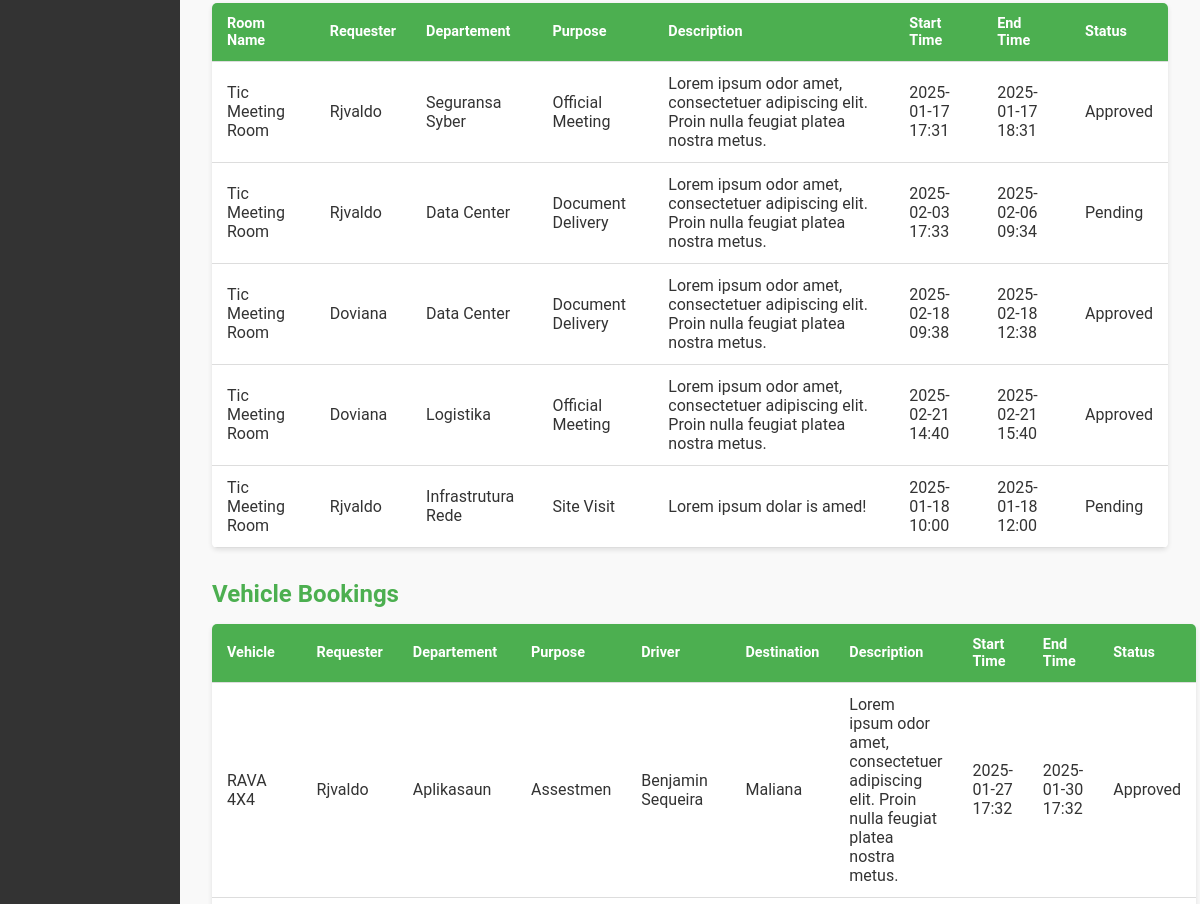
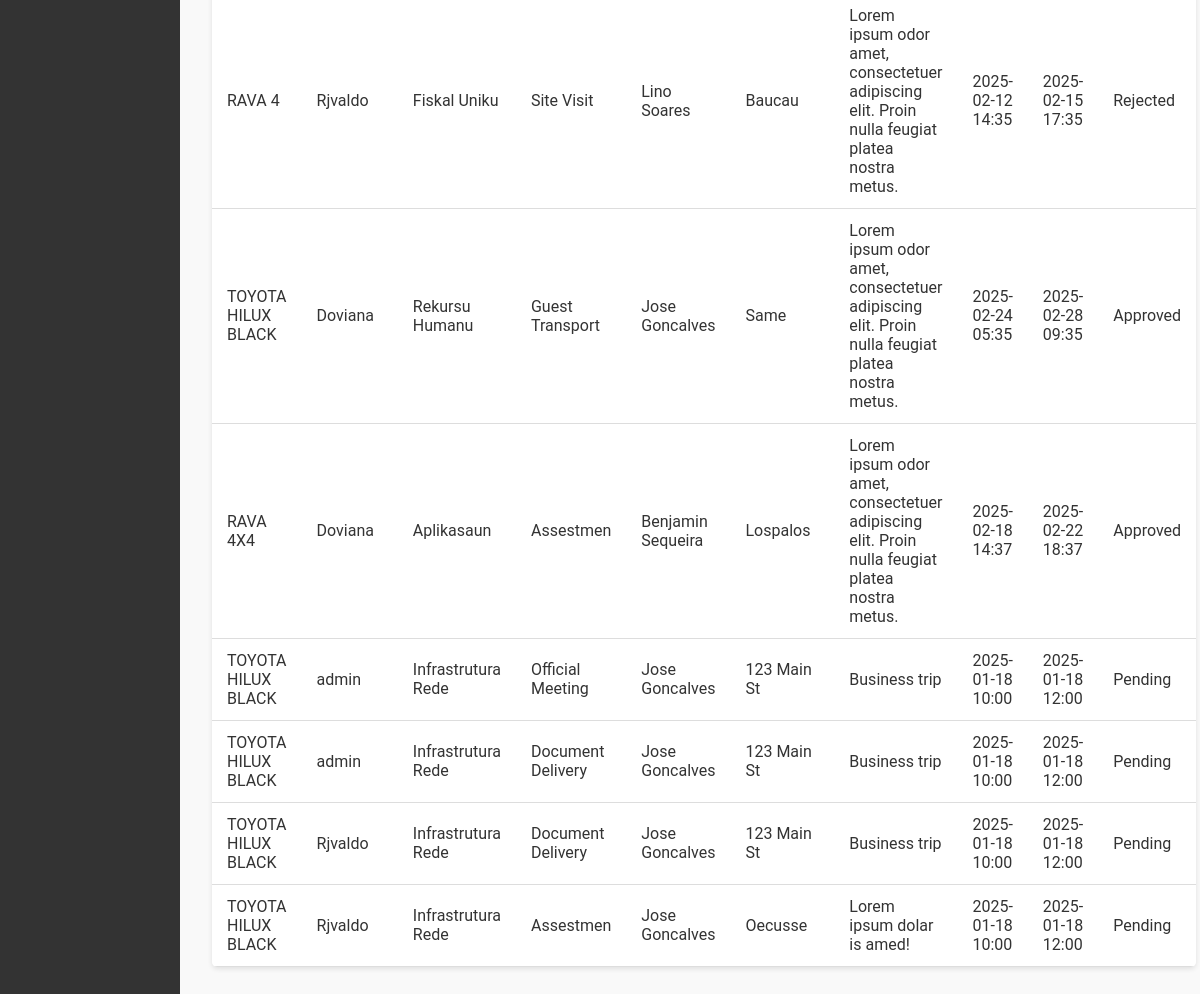
Before: / (lower part) with the older database file (2 pictures, top to bottom).
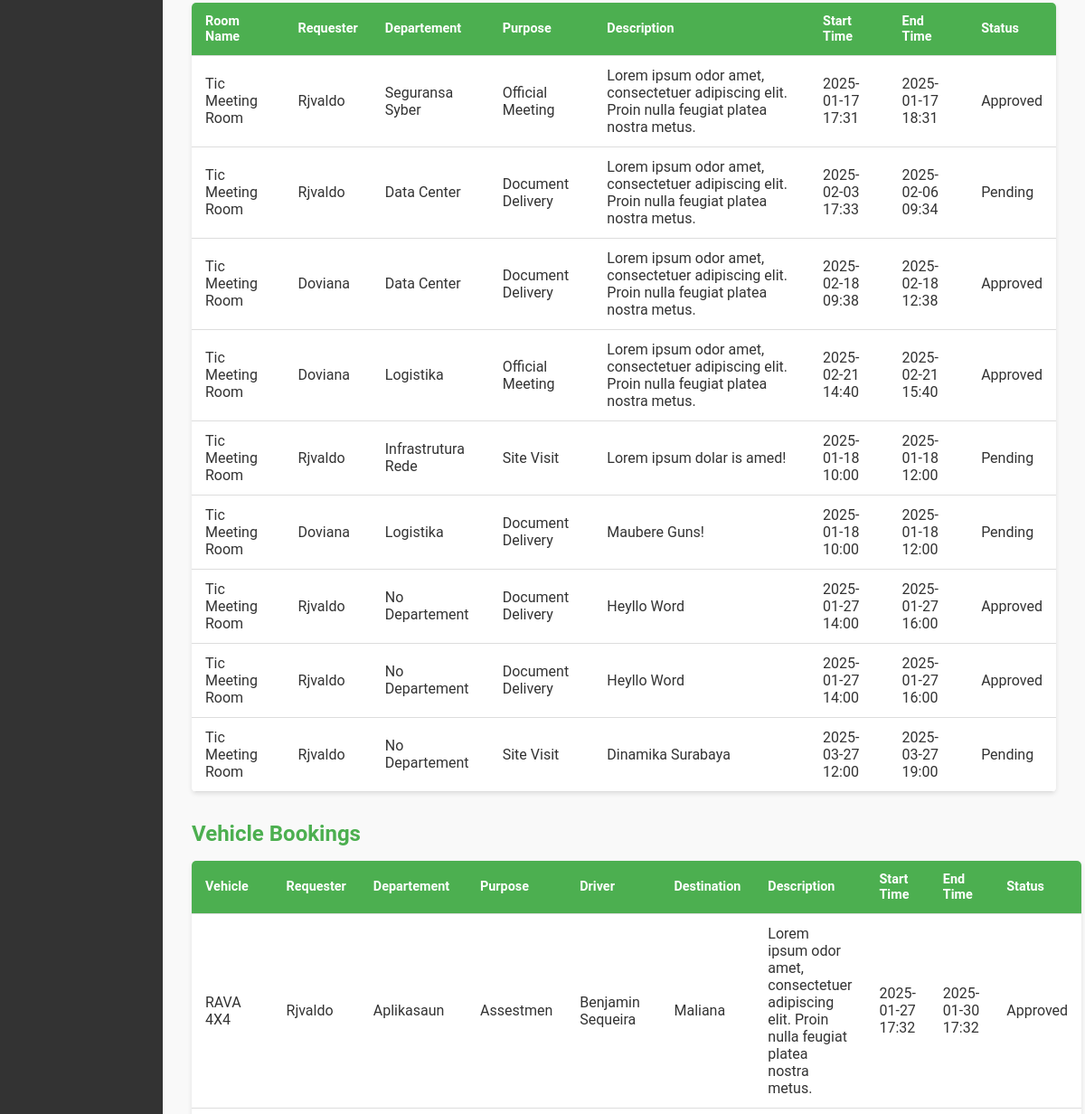
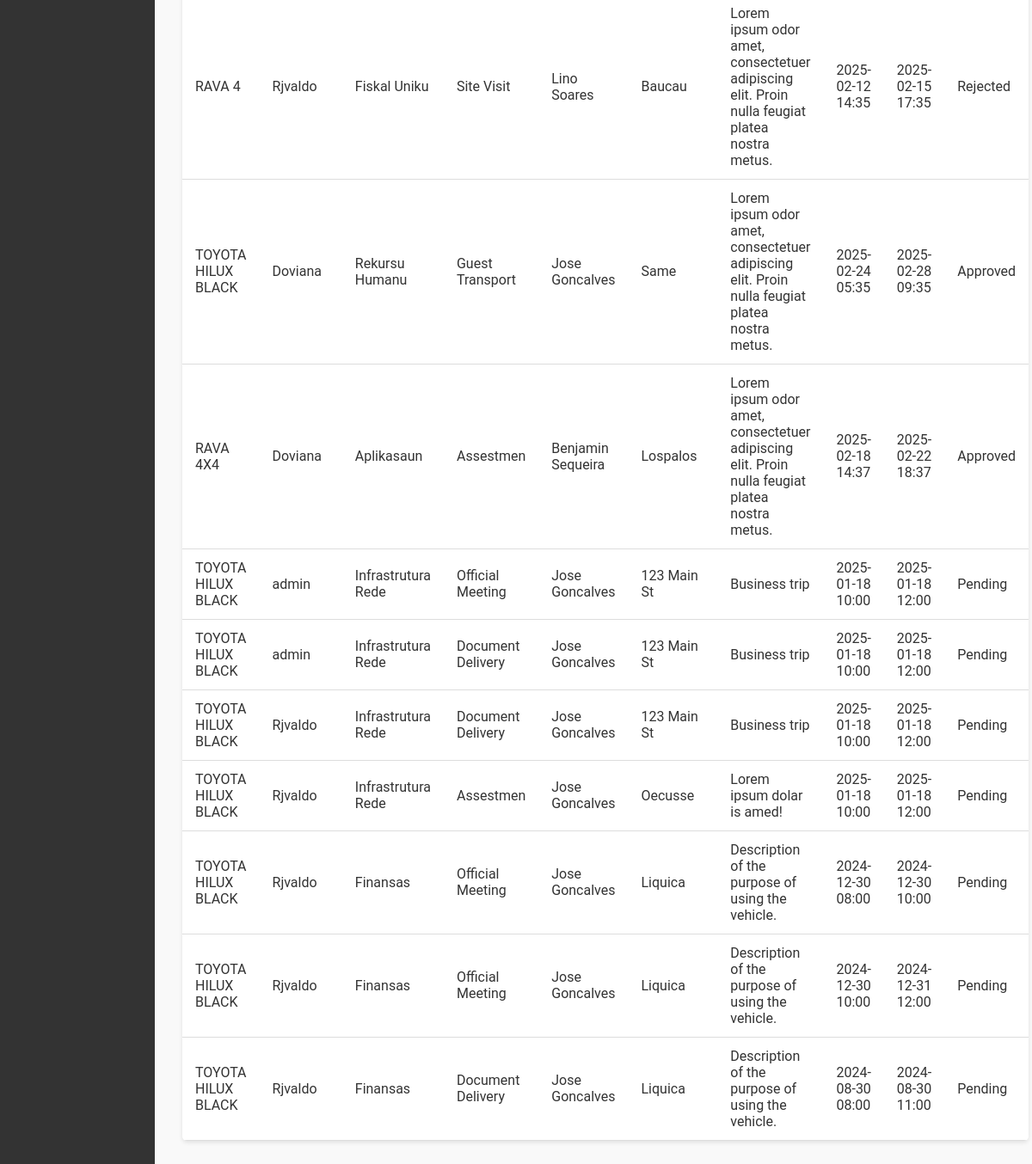
After: the same page with the newer database file (2 pictures, top to bottom).
### bookingsystem/models.py (models this page shows, shortened)
class Booking(models.Model):
    RESOURCE_TYPE_CHOICES = [
        ('Room', 'Room'),
        ('Vehicle', 'Vehicle'),
    ]
    STATUS_CHOICES = [
        ('Pending', 'Pending'),
        ('Approved', 'Approved'),
        ('Rejected', 'Rejected'),
    ]
    resource_type = models.CharField(max_length=50, choices=RESOURCE_TYPE_CHOICES)
    purpose = models.ForeignKey(Purpose, on_delete=models.SET_NULL, null=True, blank=False, related_name='bookings')
    room = models.ForeignKey(Room, on_delete=models.SET_NULL, null=True, blank=True, related_name='bookings')
    vehicle = models.ForeignKey(Vehicle, on_delete=models.SET_NULL, null=True, blank=True, related_name='bookings')
    departement = models.ForeignKey(
        Departement,
        on_delete=models.SET_NULL,
        null=True,
        blank=True,
        related_name='bookings'
    )
    destination_address = models.CharField(max_length=255, null=True, blank=True)
    travel_description = models.TextField(null=False, blank=False)
    requester_name = models.ForeignKey(
        settings.AUTH_USER_MODEL,
        on_delete=models.CASCADE,
        related_name='bookings',
        verbose_name='Requester'
    )
    start_time = models.DateTimeField()
    end_time = models.DateTimeField()
    status = models.CharField(max_length=50, choices=STATUS_CHOICES, default='Pending')

class Room(models.Model):
    name = models.CharField(max_length=100)
    capacity = models.IntegerField()
    status = models.CharField(max_length=50, choices=[
        ('Available', 'Available'),
        ('In Use', 'In Use'),
        ('Under Maintenance', 'Under Maintenance'),
    ])

class CustomUser(AbstractUser):
    username = models.CharField(
        max_length=150,
        unique=True,
        validators=[MinLengthValidator(1)],
        error_messages={
            'unique': "A user with that username already exists.",
        },
    )
    email = models.EmailField(unique=True)
    first_name = models.CharField(max_length=150)
    last_name = models.CharField(max_length=150)
    groups = models.ManyToManyField(
        'auth.Group',
        related_name='customuser_groups',
        blank=True,
    )
    user_permissions = models.ManyToManyField(
        'auth.Permission',
        related_name='customuser_permissions',
        blank=True,
    )
    REQUIRED_FIELDS = ['email', 'first_name', 'last_name']
    def __str__(self):
        return self.username

class Departement(models.Model):
    name = models.CharField(max_length=100)

class Purpose(models.Model):
    name = models.CharField(max_length=100, unique=True)

class Vehicle(models.Model):
    name = models.CharField(max_length=100)
    type = models.CharField(max_length=50, choices=[
        ('Sedan', 'Sedan'),
        ('SUV', 'SUV'),
        ('Van', 'Van'),
        ('Truck', 'Truck'),
    ])
    capacity = models.IntegerField()
    status = models.CharField(max_length=50, choices=[
        ('Available', 'Available'),
        ('In Use', 'In Use'),
        ('Under Maintenance', 'Under Maintenance'),
    ])
    driver = models.ForeignKey(
        Driver,
        on_delete=models.SET_NULL,
        null=True,
        blank=True,
        related_name='vehicles'
    )

class Driver(models.Model):
    name = models.CharField(max_length=100)
    license_number = models.CharField(max_length=50, unique=True)

### bookingsystem/views.py (the view)
# urls.py: path('', views.dashboard, name='dashboard'),
def dashboard(request):
    rooms = Room.objects.all()
    vehicles = Vehicle.objects.all()
    bookings = Booking.objects.select_related('room', 'vehicle', 'departement').all()
    departements = Departement.objects.all()
    context = {
        'rooms': rooms,
        'vehicles': vehicles,
        'bookings': bookings,
        'departements': departements,
    }
    return render(request, 'dashboard.html', context)

### bookingsystem/templates/dashboard.html (shortened to what this page needs)
{% load static %}
<!DOCTYPE html>
<html lang="en">
<head>
</head>
<body>
    <div class="container">
        <div class="sidebar">
        </div>
        <div class="main-content">
            <table>
                <thead>
                    <tr>
                        <th>Room Name</th>
                        <th>Requester</th>
                        <th>Departement</th>
                        <th>Purpose</th>
                        <th>Description</th>
                        <th>Start Time</th>
                        <th>End Time</th>
                        <th>Status</th>
                    </tr>
                </thead>
                <tbody>
                    {% for booking in bookings %}
                        {% if booking.resource_type == "Room" %}
                            <tr>
                                <td>{{ booking.room.name }}</td>
                                <td>{{ booking.requester_name }}</td>
                                <td>
                                    {% if booking.departement %}
                                        {{ booking.departement.name }}
                                    {% else %}
                                        No Departement
                                    {% endif %}
                                </td>
                                <td>{{ booking.purpose.name }}</td>
                                <td>{{ booking.travel_description|default:"-" }}</td>
                                <td>{{ booking.start_time|date:"Y-m-d H:i" }}</td>
                                <td>{{ booking.end_time|date:"Y-m-d H:i" }}</td>
                                <td>{{ booking.status }}</td>
                            </tr>
                        {% endif %}
                    {% empty %}
                        <tr>
                            <td colspan="7" class="no-data">No room bookings available.</td>
                        </tr>
                    {% endfor %}
                </tbody>
            </table>
            <h2>Vehicle Bookings</h2>
    <table>
        <thead>
            <tr>
                <th>Vehicle</th>
                <th>Requester</th>
                <th>Departement</th>
                <th>Purpose</th>
                <th>Driver</th>
                <th>Destination</th>
                <th>Description</th>
                <th>Start Time</th>
                <th>End Time</th>
                <th>Status</th>
            </tr>
        </thead>
        <tbody>
            {% for booking in bookings %}
                {% if booking.resource_type == "Vehicle" %}
                    <tr>
                        <td>{{ booking.vehicle.name }}</td>
                        <td>{{ booking.requester_name }}</td>
                        <td>
                            {% if booking.departement %}
                                {{ booking.departement.name }}
                            {% else %}
                                No Departement
                            {% endif %}
                        </td>
                        <td>
                            {% if booking.purpose %}
                                {{ booking.purpose.name }}
                            {% else %}
                                No Purpose
                            {% endif %}
                        </td>
                        <td>
                            {% if booking.vehicle.driver %}
                                {{ booking.vehicle.driver.name }}
                            {% else %}
                                No Driver
                            {% endif %}
                        </td>
                        <td>{{ booking.destination_address|default:"-" }}</td>
                        <td>{{ booking.travel_description|default:"-" }}</td>
                        <td>{{ booking.start_time|date:"Y-m-d H:i" }}</td>
                        <td>{{ booking.end_time|date:"Y-m-d H:i" }}</td>
                        <td>{{ booking.status }}</td>
                    </tr>
                {% endif %}
            {% empty %}
                <tr>
                    <td colspan="9" class="no-data">No vehicle bookings available.</td>
                </tr>
            {% endfor %}
        </tbody>
    </table>
        </div>
    </div>
</body>
</html>

### bookingsystem/templates/dashboard.html (style rules this page uses)
body { font-family: 'Roboto', Arial, sans-serif; margin: 0; padding: 0; background-color: #f9f9f9; color: #333; }
.container { display: grid; grid-template-columns: 15% 85%; min-height: 100vh; }
.sidebar { background-color: #333; color: white; padding: 1.5rem; }
.main-content { padding: 2rem; overflow-y: auto; }
h1, h2 { color: #4CAF50; margin-bottom: 1rem; }
table { width: 100%; border-collapse: collapse; margin-bottom: 2rem; background-color: white; border-radius: 5px; overflow: hidden; box-shadow: 0 2px 5px rgba(0, 0, 0, 0.1); }
table th, table td { padding: 12px 15px; text-align: left; border-bottom: 1px solid #ddd; }
table th { background-color: #4CAF50; color: white; font-size: 0.9rem; }

Changed rows visible on the page:
added Booking: room.name "Tic Meeting Room", requester_name "Doviana", departement.name "Logistika", purpose.name "Document Delivery", travel_description "Maubere Guns!", start_time "2025-01-18 10:00", end_time "2025-01-18 12:00", status "Pending"
added Booking: room.name "Tic Meeting Room", requester_name "Rjvaldo", shows "No Departement", purpose.name "Document Delivery", travel_description "Heyllo Word", start_time "2025-01-27 14:00", end_time "2025-01-27 16:00", status "Approved"
added Booking: room.name "Tic Meeting Room", requester_name "Rjvaldo", shows "No Departement", purpose.name "Document Delivery", travel_description "Heyllo Word", start_time "2025-01-27 14:00", end_time "2025-01-27 16:00", status "Approved"
added Booking: room.name "Tic Meeting Room", requester_name "Rjvaldo", shows "No Departement", purpose.name "Site Visit", travel_description "Dinamika Surabaya", start_time "2025-03-27 12:00", end_time "2025-03-27 19:00", status "Pending"
added Booking: vehicle.name "TOYOTA HILUX BLACK", requester_name "Rjvaldo", departement.name "Finansas", purpose.name "Official Meeting", vehicle.driver.name "Jose Goncalves", destination_address "Liquica", travel_description "Description of the purpose of using the vehicle.", start_time "2024-12-30 08:00", end_time "2024-12-30 10:00", status "Pending", shown under "Vehicle Bookings"
added Booking: vehicle.name "TOYOTA HILUX BLACK", requester_name "Rjvaldo", departement.name "Finansas", purpose.name "Official Meeting", vehicle.driver.name "Jose Goncalves", destination_address "Liquica", travel_description "Description of the purpose of using the vehicle.", start_time "2024-12-30 10:00", end_time "2024-12-31 12:00", status "Pending", shown under "Vehicle Bookings"
added Booking: vehicle.name "TOYOTA HILUX BLACK", requester_name "Rjvaldo", departement.name "Finansas", purpose.name "Document Delivery", vehicle.driver.name "Jose Goncalves", destination_address "Liquica", travel_description "Description of the purpose of using the vehicle.", start_time "2024-08-30 08:00", end_time "2024-08-30 11:00", status "Pending", shown under "Vehicle Bookings"
